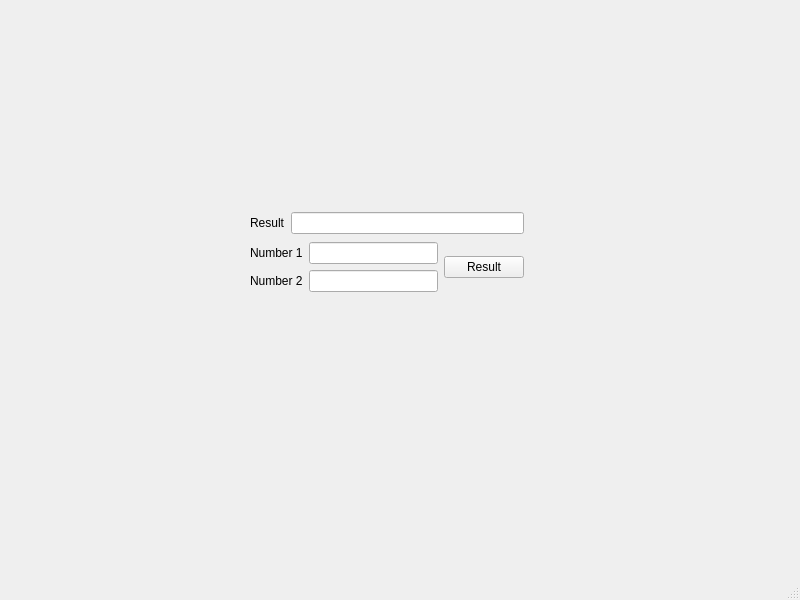
<?xml version="1.0" encoding="UTF-8"?>
<ui version="4.0">
 <class>MainWindow</class>
 <widget class="QMainWindow" name="MainWindow">
  <property name="geometry">
   <rect>
    <x>0</x>
    <y>0</y>
    <width>800</width>
    <height>600</height>
   </rect>
  </property>
  <property name="windowTitle">
   <string>MainWindow</string>
  </property>
  <widget class="QWidget" name="centralwidget">
   <widget class="QWidget" name="layoutWidget">
    <property name="geometry">
     <rect>
      <x>250</x>
      <y>210</y>
      <width>274</width>
      <height>84</height>
     </rect>
    </property>
    <layout class="QVBoxLayout" name="verticalLayout_2">
     <item>
      <layout class="QHBoxLayout" name="horizontalLayout_4">
       <item>
        <widget class="QLabel" name="label_3">
         <property name="text">
          <string>Result</string>
         </property>
        </widget>
       </item>
       <item>
        <widget class="QLineEdit" name="result"/>
       </item>
      </layout>
     </item>
     <item>
      <layout class="QHBoxLayout" name="horizontalLayout_3">
       <item>
        <layout class="QVBoxLayout" name="verticalLayout">
         <item>
          <layout class="QHBoxLayout" name="horizontalLayout">
           <item>
            <widget class="QLabel" name="label">
             <property name="text">
              <string>Number 1</string>
             </property>
            </widget>
           </item>
           <item>
            <widget class="QLineEdit" name="input_1"/>
           </item>
          </layout>
         </item>
         <item>
          <layout class="QHBoxLayout" name="horizontalLayout_2">
           <item>
            <widget class="QLabel" name="label_2">
             <property name="text">
              <string>Number 2</string>
             </property>
            </widget>
           </item>
           <item>
            <widget class="QLineEdit" name="input_2"/>
           </item>
          </layout>
         </item>
        </layout>
       </item>
       <item>
        <widget class="QPushButton" name="b_result">
         <property name="text">
          <string>Result</string>
         </property>
        </widget>
       </item>
      </layout>
     </item>
    </layout>
   </widget>
  </widget>
  <widget class="QMenuBar" name="menubar">
   <property name="geometry">
    <rect>
     <x>0</x>
     <y>0</y>
     <width>800</width>
     <height>21</height>
    </rect>
   </property>
  </widget>
  <widget class="QStatusBar" name="statusbar"/>
 </widget>
 <resources/>
 <connections/>
</ui>
